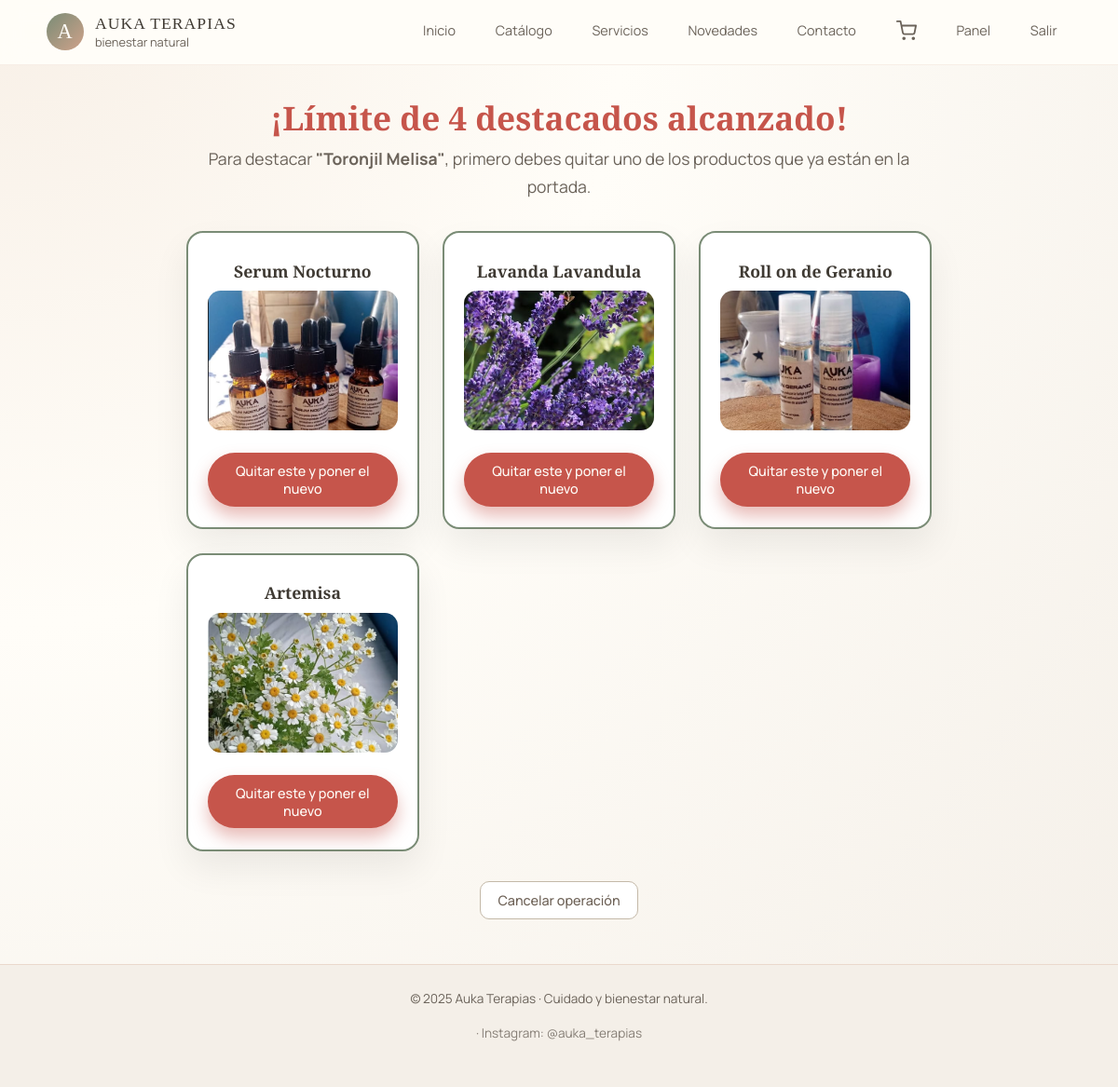
The app's page /catalogo/destacar/4/ (signed in) with its own data.
### catalogo/models.py (models this page shows, shortened)
class Product(models.Model):
    TIPO_CHOICES = Category.TIPO_CHOICES
    tipo = models.CharField(max_length=10, choices=TIPO_CHOICES, default='catalogo')
    categoria = models.ForeignKey(Category, on_delete=models.CASCADE, related_name='productos')
    nombre = models.CharField(max_length=50)
    descripcion = models.TextField(max_length=255)
    precio = models.DecimalField(max_digits=10, decimal_places=2)
    imagen = models.ImageField(upload_to='productos/', blank=True, null=True)
    stock = models.PositiveIntegerField(default=0)
    activo = models.BooleanField(default=True)
    destacado = models.BooleanField(default=False, verbose_name="¿Destacado en Home?")

### catalogo/views.py (the view)
# urls.py: path('destacar/<int:pk>/', views.toggle_destacado, name='toggle_destacado'),
@login_required
@user_passes_test(es_staff)
def toggle_destacado(request, pk):
    producto_a_destacar = get_object_or_404(Product, pk=pk)
    if producto_a_destacar.destacado:
        producto_a_destacar.destacado = False
        producto_a_destacar.save()
        messages.success(request, f'"{producto_a_destacar.nombre}" ya no está destacado.')
        return redirect('catalogo:producto_lista')
    cantidad_destacados = Product.objects.filter(destacado=True).count()
    if cantidad_destacados >= 4:
        destacados_actuales = Product.objects.filter(destacado=True)
        return render(request, 'catalogo/administrar_destacados.html', {
            'nuevo_producto': producto_a_destacar,
            'destacados_actuales': destacados_actuales
        })
    producto_a_destacar.destacado = True
    producto_a_destacar.save()
    messages.success(request, f'"{producto_a_destacar.nombre}" ha sido destacado en el inicio.')
    return redirect('catalogo:producto_lista')

### carrito/context_processors.py (called while the page is built)
def contador_carrito(request):
    cart = request.session.get('cart', {})
    total_items = sum(cart.values())
    return {'total_items': total_items}

### catalogo/views.py (called while the page is built)
def es_staff(user):
    return user.is_staff

### catalogo/templates/catalogo/administrar_destacados.html (shortened to what this page needs)
{% extends 'core/base.html' %}
{% load filtros_extra %}
{% block content %}
<div style="max-width: 800px; margin: 0 auto; text-align: center;">
    <h1 style="color: #C6554B;">¡Límite de 4 destacados alcanzado!</h1>
    <p style="font-size: 1.1rem; margin-bottom: 2rem;">
        Para destacar <strong>"{{ nuevo_producto.nombre }}"</strong>, primero debes quitar uno de los productos que ya están en la portada.
    </p>
    <div class="grid">
        {% for prod in destacados_actuales %}
        <article class="card" style="border: 2px solid #7A8C76;">
            <h3>{{ prod.nombre }}</h3>
            {% if prod.imagen %}
                <img src="{{ prod.imagen.url }}" alt="{{ prod.nombre }}" style="height: 150px; object-fit: cover;">
            {% endif %}
            <div style="margin-top: 1rem;">
                <a href="{% url 'catalogo:intercambiar_destacado' old_pk=prod.pk new_pk=nuevo_producto.pk %}"
                   class="btn btn-danger"
                   style="font-size: 0.9rem; width: 100%;">
                   Quitar este y poner el nuevo
                </a>
            </div>
        </article>
        {% endfor %}
    </div>
    <div style="margin-top: 2rem;">
        <a href="{% url 'catalogo:producto_lista' %}" class="btn btn-ghost">Cancelar operación</a>
    </div>
</div>
{% endblock %}

### static/css/styles.css (style rules this page uses)
:root { --color-bg: #FFFDF8; --color-bg-soft: #F4EFE8; --color-bg-card: #FFFFFF; --color-primary: #7A8C76; --color-primary-soft: #A9B7A0; --color-accent: #CFA28A; --color-text: #3F3A33; --color-text-soft: #6B635A; --shadow-soft: 0 18px 38px rgba(0, 0, 0, 0.07); --radius-lg: 18px; }
*, *::before, *::after { box-sizing: border-box; }
body { margin: 0; padding: 0; font-family: "Manrope", system-ui, -apple-system, BlinkMacSystemFont, sans-serif; color: var(--color-text); background: radial-gradient(circle at top left, #F8F0E7, #FFFDF8 40%, #F4EFE8 100%); }
h1, h2, h3, h4 { font-family: "Playfair Display", serif; color: var(--color-text); margin-top: 0; }
h1 { font-size: 2.2rem; margin-bottom: 0.4rem; }
p { line-height: 1.7; color: var(--color-text-soft); margin-top: 0; }
a { color: var(--color-primary); text-decoration: none; }
.btn { display: inline-flex; align-items: center; justify-content: center; border-radius: 999px; padding: 0.6rem 1.4rem; font-size: 0.9rem; border: none; cursor: pointer; text-decoration: none; transition: transform 0.13s ease, box-shadow 0.13s ease, background 0.13s ease; font-weight: 500; }
.btn-ghost { border: 1px solid rgba(122, 140, 118, 0.35); background: rgba(255, 253, 248, 0.8); color: var(--color-text); }
.btn-danger { background: #C6554B; color: #FFFDF8; box-shadow: 0 10px 18px rgba(198, 85, 75, 0.4); }
.grid { display: grid; grid-template-columns: repeat(auto-fit, minmax(230px, 1fr)); gap: 1.6rem; margin: 1.6rem 0 2rem; }
.card { background: var(--color-bg-card); border-radius: var(--radius-lg); padding: 1.3rem 1.3rem 1.4rem; box-shadow: var(--shadow-soft); border: 1px solid rgba(214, 196, 175, 0.42); display: flex; flex-direction: column; gap: 0.5rem; }
.card img { width: 100%; border-radius: 14px; object-fit: cover; max-height: 260px; }
.card h3 { margin: 0.5rem 0 0.1rem; font-size: 1.1rem; }
.btn-ghost { padding: 10px 18px; border-radius: 10px; border: 1px solid #c4b9a8; color: #6e6257; background: white; transition: .2s; }

### records on screen
Product: nombre "Toronjil Melisa"
Product: nombre "Serum Nocturno", imagen (picture)
Product: nombre "Lavanda Lavandula", imagen (picture)
Product: nombre "Roll on de Geranio", imagen (picture)
Product: nombre "Artemisa", imagen (picture)
